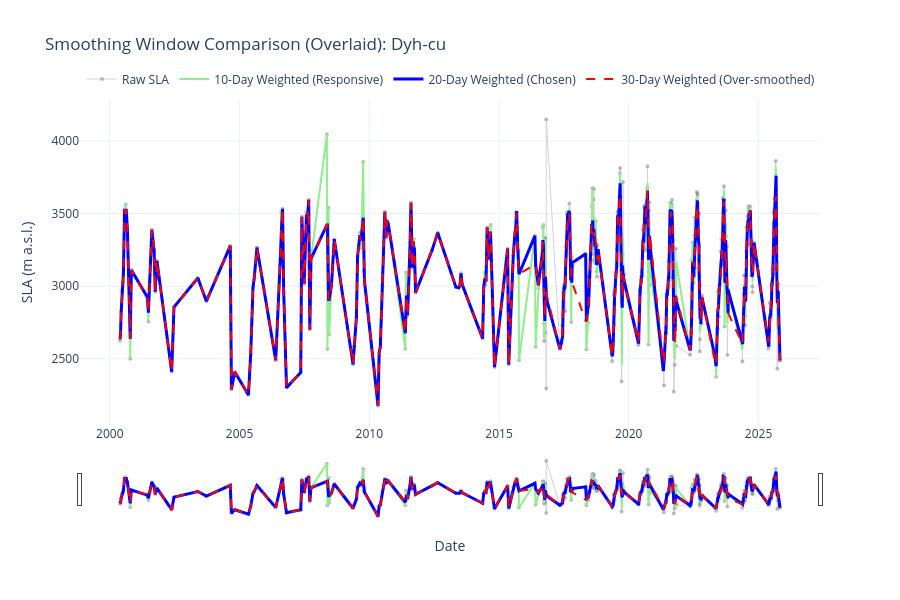

Source (notebook cell):
### Markdown cell above
## 9. Visualization in overlaid version
Here just one plot is created to see the effect of the different window sizes directly overlaid.

### Code cell
# Visualization: all smoothing windows overlaid in one plot
GLACIER_TO_PLOT = 'Dyh-cu' 

if GLACIER_TO_PLOT in clean_glaciers:
    df_plot = clean_glaciers[GLACIER_TO_PLOT]

    fig_overlay = go.Figure()

    # Raw Data 
    fig_overlay.add_trace(go.Scatter(
        x=df_plot['time_date-string'], y=df_plot['SLA_MP-median'],
        mode='lines+markers', name='Raw SLA', 
        marker=dict(color='gray', opacity=0.5, size=4),
        line=dict(color='lightgray', width=1)
    ))

    # 10-Day Window 
    fig_overlay.add_trace(go.Scatter(
        x=df_plot['time_date-string'], y=df_plot['SLA_weighted_10day'],
        mode='lines', name='10-Day Weighted (Responsive)', 
        line=dict(color='lightgreen', width=2)
    ))

    # 20-Day Window 
    fig_overlay.add_trace(go.Scatter(
        x=df_plot['time_date-string'], y=df_plot['SLA_weighted_20day'],
        mode='lines', name='20-Day Weighted (Chosen)', 
        line=dict(color='blue', width=3)
    ))

    # 30-Day Window 
    fig_overlay.add_trace(go.Scatter(
        x=df_plot['time_date-string'], y=df_plot['SLA_weighted_30day'],
        mode='lines', name='30-Day Weighted (Over-smoothed)', 
        line=dict(color='red', width=2, dash='dash')
    ))

    # Layout and formatting
    fig_overlay.update_layout(
        title=f"Smoothing Window Comparison (Overlaid): {GLACIER_TO_PLOT}",
        height=600, 
        template="plotly_white", 
        hovermode='x unified',
        legend=dict(orientation="h", yanchor="bottom", y=1.02, xanchor="right", x=1)
    )

    # Set axes titles
    fig_overlay.update_yaxes(title_text="SLA (m a.s.l.)")
    fig_overlay.update_xaxes(title_text="Date")

    fig_overlay.update_xaxes(rangeslider_visible=True)

    fig_overlay.show()
else:
    print(f"Error: Could not find '{GLACIER_TO_PLOT}' in your data dictionary.")

### Figure 1 — Plotly figure (JSON) as saved in the notebook; plotly's stock layout.template omitted (floating-point values rounded to 4 significant figures; data arrays with more than 128 entries replaced by an {"elided": "..."} marker saying what was removed)
{"data": [{"line": {"color": "lightgray", "width": 1}, "marker": {"color": "gray", "opacity": 0.5, "size": 4}, "mode": "lines+markers", "name": "Raw SLA", "type": "scatter", "x": {"elided": "435 str values"}, "y": {"elided": "435 float values"}}, {"line": {"color": "lightgreen", "width": 2}, "mode": "lines", "name": "10-Day Weighted (Responsive)", "type": "scatter", "x": {"elided": "435 str values"}, "y": {"elided": "435 float values"}}, {"line": {"color": "blue", "width": 3}, "mode": "lines", "name": "20-Day Weighted (Chosen)", "type": "scatter", "x": {"elided": "435 str values"}, "y": {"elided": "435 float values"}}, {"line": {"color": "red", "dash": "dash", "width": 2}, "mode": "lines", "name": "30-Day Weighted (Over-smoothed)", "type": "scatter", "x": {"elided": "435 str values"}, "y": {"elided": "435 float values"}}], "layout": {"height": 600, "hovermode": "x unified", "legend": {"orientation": "h", "x": 1, "xanchor": "right", "y": 1.02, "yanchor": "bottom"}, "title": {"text": "Smoothing Window Comparison (Overlaid): Dyh-cu"}, "xaxis": {"rangeslider": {"visible": true}, "title": {"text": "Date"}}, "yaxis": {"title": {"text": "SLA (m a.s.l.)"}}}}
